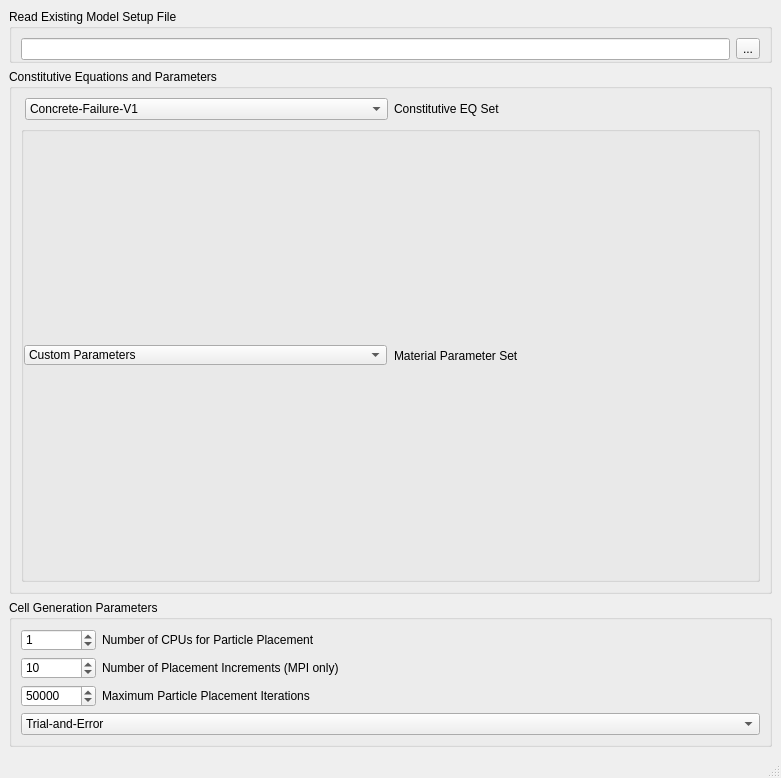
<?xml version="1.0" encoding="UTF-8"?>
<ui version="4.0">
 <class>MainWindow</class>
 <widget class="QMainWindow" name="MainWindow">
  <property name="geometry">
   <rect>
    <x>0</x>
    <y>0</y>
    <width>781</width>
    <height>778</height>
   </rect>
  </property>
  <property name="sizePolicy">
   <sizepolicy hsizetype="Preferred" vsizetype="Maximum">
    <horstretch>0</horstretch>
    <verstretch>0</verstretch>
   </sizepolicy>
  </property>
  <property name="windowIcon">
   <iconset>
    <normaloff>:/icons/PartDesignWorkbench.svg</normaloff>:/icons/PartDesignWorkbench.svg</iconset>
  </property>
  <property name="toolTipDuration">
   <number>0</number>
  </property>
  <property name="styleSheet">
   <string notr="true"/>
  </property>
  <property name="unifiedTitleAndToolBarOnMac">
   <bool>true</bool>
  </property>
  <widget class="QWidget" name="centralwidget">
   <property name="sizePolicy">
    <sizepolicy hsizetype="Expanding" vsizetype="Expanding">
     <horstretch>0</horstretch>
     <verstretch>0</verstretch>
    </sizepolicy>
   </property>
   <layout class="QGridLayout" name="gridLayout_3">
    <item row="0" column="0">
     <widget class="QGroupBox" name="gb_working_dir">
      <property name="enabled">
       <bool>true</bool>
      </property>
      <property name="styleSheet">
       <string notr="true">border-color: rgb(182, 182, 182);</string>
      </property>
      <property name="title">
       <string>Read Existing Model Setup File</string>
      </property>
      <layout class="QHBoxLayout" name="horizontalLayout_6">
       <property name="leftMargin">
        <number>9</number>
       </property>
       <property name="bottomMargin">
        <number>0</number>
       </property>
       <item>
        <widget class="QLineEdit" name="setupFile">
         <property name="enabled">
          <bool>true</bool>
         </property>
         <property name="readOnly">
          <bool>true</bool>
         </property>
        </widget>
       </item>
       <item>
        <widget class="QToolButton" name="readFileButton">
         <property name="enabled">
          <bool>true</bool>
         </property>
         <property name="text">
          <string notr="true">...</string>
         </property>
        </widget>
       </item>
      </layout>
     </widget>
    </item>
    <item row="1" column="0">
     <widget class="QGroupBox" name="gb_analysis_type">
      <property name="enabled">
       <bool>true</bool>
      </property>
      <property name="autoFillBackground">
       <bool>false</bool>
      </property>
      <property name="styleSheet">
       <string notr="true">border-color: rgb(182, 182, 182);</string>
      </property>
      <property name="title">
       <string>Constitutive Equations and Parameters</string>
      </property>
      <layout class="QGridLayout" name="gridLayout_4">
       <property name="verticalSpacing">
        <number>6</number>
       </property>
       <item row="0" column="0">
        <layout class="QHBoxLayout" name="horizontalLayout_5">
         <property name="leftMargin">
          <number>4</number>
         </property>
         <property name="rightMargin">
          <number>4</number>
         </property>
         <item>
          <widget class="QComboBox" name="constEQ">
           <property name="enabled">
            <bool>true</bool>
           </property>
           <property name="sizePolicy">
            <sizepolicy hsizetype="Minimum" vsizetype="Preferred">
             <horstretch>0</horstretch>
             <verstretch>0</verstretch>
            </sizepolicy>
           </property>
           <property name="minimumSize">
            <size>
             <width>173</width>
             <height>0</height>
            </size>
           </property>
           <property name="currentIndex">
            <number>0</number>
           </property>
           <property name="maxVisibleItems">
            <number>16</number>
           </property>
           <property name="frame">
            <bool>true</bool>
           </property>
           <item>
            <property name="text">
             <string notr="true">Concrete-Failure-V1</string>
            </property>
           </item>
           <item>
            <property name="text">
             <string>Concrete-Failure-V2</string>
            </property>
           </item>
           <item>
            <property name="text">
             <string>Concrete-Failure-V3</string>
            </property>
           </item>
           <item>
            <property name="text">
             <string>Concrete-Failure-V4</string>
            </property>
           </item>
           <item>
            <property name="text">
             <string>FRC-Failure-V1</string>
            </property>
           </item>
           <item>
            <property name="text">
             <string>Sandstone-Failure-V1</string>
            </property>
           </item>
           <item>
            <property name="text">
             <string>Shale-Failure-V1</string>
            </property>
           </item>
           <item>
            <property name="text">
             <string>Wood-Failure-V1</string>
            </property>
           </item>
          </widget>
         </item>
         <item>
          <widget class="QLabel" name="label">
           <property name="enabled">
            <bool>true</bool>
           </property>
           <property name="text">
            <string>Constitutive EQ Set</string>
           </property>
          </widget>
         </item>
        </layout>
       </item>
       <item row="1" column="0">
        <widget class="QGroupBox" name="groupBox_2">
         <property name="enabled">
          <bool>true</bool>
         </property>
         <property name="sizePolicy">
          <sizepolicy hsizetype="Preferred" vsizetype="Minimum">
           <horstretch>0</horstretch>
           <verstretch>0</verstretch>
          </sizepolicy>
         </property>
         <property name="styleSheet">
          <string notr="true">border-color: rgba(182, 182, 182, 0);</string>
         </property>
         <property name="title">
          <string/>
         </property>
         <property name="flat">
          <bool>true</bool>
         </property>
         <layout class="QGridLayout" name="_2">
          <property name="sizeConstraint">
           <enum>QLayout::SetDefaultConstraint</enum>
          </property>
          <property name="leftMargin">
           <number>0</number>
          </property>
          <property name="topMargin">
           <number>0</number>
          </property>
          <property name="rightMargin">
           <number>0</number>
          </property>
          <property name="bottomMargin">
           <number>0</number>
          </property>
          <property name="spacing">
           <number>0</number>
          </property>
          <item row="1" column="0">
           <widget class="QStackedWidget" name="widgetStack2">
            <property name="styleSheet">
             <string notr="true">border-color: rgba(182, 182, 182, 0);</string>
            </property>
            <property name="frameShadow">
             <enum>QFrame::Plain</enum>
            </property>
            <property name="lineWidth">
             <number>0</number>
            </property>
            <property name="currentIndex">
             <number>0</number>
            </property>
            <widget class="QWidget" name="Page1_box">
             <property name="enabled">
              <bool>true</bool>
             </property>
             <layout class="QGridLayout" name="gridLayout">
              <property name="leftMargin">
               <number>0</number>
              </property>
              <property name="topMargin">
               <number>0</number>
              </property>
              <property name="rightMargin">
               <number>0</number>
              </property>
              <property name="bottomMargin">
               <number>0</number>
              </property>
              <property name="horizontalSpacing">
               <number>6</number>
              </property>
              <property name="verticalSpacing">
               <number>0</number>
              </property>
              <item row="0" column="0">
               <layout class="QHBoxLayout" name="horizontalLayout_7">
                <property name="spacing">
                 <number>7</number>
                </property>
                <property name="leftMargin">
                 <number>0</number>
                </property>
                <property name="rightMargin">
                 <number>0</number>
                </property>
                <item>
                 <widget class="QComboBox" name="matParaSet4EQ1">
                  <property name="enabled">
                   <bool>true</bool>
                  </property>
                  <property name="sizePolicy">
                   <sizepolicy hsizetype="Minimum" vsizetype="Preferred">
                    <horstretch>0</horstretch>
                    <verstretch>0</verstretch>
                   </sizepolicy>
                  </property>
                  <property name="minimumSize">
                   <size>
                    <width>173</width>
                    <height>20</height>
                   </size>
                  </property>
                  <property name="maximumSize">
                   <size>
                    <width>16777215</width>
                    <height>20</height>
                   </size>
                  </property>
                  <property name="maxVisibleItems">
                   <number>16</number>
                  </property>
                  <property name="frame">
                   <bool>true</bool>
                  </property>
                  <item>
                   <property name="text">
                    <string>Custom Parameters</string>
                   </property>
                  </item>
                  <item>
                   <property name="text">
                    <string>Cusatis et al. 2011 Section 3</string>
                   </property>
                  </item>
                  <item>
                   <property name="text">
                    <string>Cusatis et al. 2011 Section 4</string>
                   </property>
                  </item>
                  <item>
                   <property name="text">
                    <string>Cusatis et al. 2011 Section 5.1</string>
                   </property>
                  </item>
                 </widget>
                </item>
                <item>
                 <widget class="QLabel" name="label_5">
                  <property name="enabled">
                   <bool>true</bool>
                  </property>
                  <property name="text">
                   <string>Material Parameter Set</string>
                  </property>
                 </widget>
                </item>
               </layout>
              </item>
             </layout>
            </widget>
            <widget class="QWidget" name="page">
             <layout class="QGridLayout" name="gridLayout_5">
              <property name="leftMargin">
               <number>0</number>
              </property>
              <property name="topMargin">
               <number>0</number>
              </property>
              <property name="rightMargin">
               <number>0</number>
              </property>
              <property name="bottomMargin">
               <number>0</number>
              </property>
              <property name="verticalSpacing">
               <number>0</number>
              </property>
              <item row="0" column="0">
               <layout class="QHBoxLayout" name="horizontalLayout_8">
                <property name="spacing">
                 <number>7</number>
                </property>
                <property name="leftMargin">
                 <number>0</number>
                </property>
                <property name="rightMargin">
                 <number>0</number>
                </property>
                <item>
                 <widget class="QComboBox" name="matParaSet4EQ2">
                  <property name="enabled">
                   <bool>true</bool>
                  </property>
                  <property name="sizePolicy">
                   <sizepolicy hsizetype="Minimum" vsizetype="Preferred">
                    <horstretch>0</horstretch>
                    <verstretch>0</verstretch>
                   </sizepolicy>
                  </property>
                  <property name="minimumSize">
                   <size>
                    <width>173</width>
                    <height>20</height>
                   </size>
                  </property>
                  <property name="maximumSize">
                   <size>
                    <width>16777215</width>
                    <height>20</height>
                   </size>
                  </property>
                  <property name="maxVisibleItems">
                   <number>16</number>
                  </property>
                  <property name="frame">
                   <bool>true</bool>
                  </property>
                  <item>
                   <property name="text">
                    <string>Custom Parameters</string>
                   </property>
                  </item>
                  <item>
                   <property name="text">
                    <string>Cusatis et al. 2011 Section 3</string>
                   </property>
                  </item>
                  <item>
                   <property name="text">
                    <string>Cusatis et al. 2011 Section 4</string>
                   </property>
                  </item>
                  <item>
                   <property name="text">
                    <string>Cusatis et al. 2011 Section 5.1</string>
                   </property>
                  </item>
                 </widget>
                </item>
                <item>
                 <widget class="QLabel" name="label_6">
                  <property name="enabled">
                   <bool>true</bool>
                  </property>
                  <property name="text">
                   <string>Material Parameter Set</string>
                  </property>
                 </widget>
                </item>
               </layout>
              </item>
             </layout>
            </widget>
            <widget class="QWidget" name="page_2">
             <layout class="QGridLayout" name="gridLayout_6">
              <property name="leftMargin">
               <number>0</number>
              </property>
              <property name="topMargin">
               <number>0</number>
              </property>
              <property name="rightMargin">
               <number>0</number>
              </property>
              <property name="bottomMargin">
               <number>0</number>
              </property>
              <property name="verticalSpacing">
               <number>0</number>
              </property>
              <item row="0" column="0">
               <layout class="QHBoxLayout" name="horizontalLayout_9">
                <property name="spacing">
                 <number>7</number>
                </property>
                <property name="leftMargin">
                 <number>0</number>
                </property>
                <property name="rightMargin">
                 <number>0</number>
                </property>
                <item>
                 <widget class="QComboBox" name="matParaSet4EQ3">
                  <property name="enabled">
                   <bool>true</bool>
                  </property>
                  <property name="sizePolicy">
                   <sizepolicy hsizetype="Minimum" vsizetype="Preferred">
                    <horstretch>0</horstretch>
                    <verstretch>0</verstretch>
                   </sizepolicy>
                  </property>
                  <property name="minimumSize">
                   <size>
                    <width>173</width>
                    <height>20</height>
                   </size>
                  </property>
                  <property name="maximumSize">
                   <size>
                    <width>16777215</width>
                    <height>20</height>
                   </size>
                  </property>
                  <property name="maxVisibleItems">
                   <number>16</number>
                  </property>
                  <property name="frame">
                   <bool>true</bool>
                  </property>
                  <item>
                   <property name="text">
                    <string>Custom Parameters</string>
                   </property>
                  </item>
                  <item>
                   <property name="text">
                    <string>Cusatis et al. 2011 Section 3</string>
                   </property>
                  </item>
                  <item>
                   <property name="text">
                    <string>Cusatis et al. 2011 Section 4</string>
                   </property>
                  </item>
                  <item>
                   <property name="text">
                    <string>Cusatis et al. 2011 Section 5.1</string>
                   </property>
                  </item>
                 </widget>
                </item>
                <item>
                 <widget class="QLabel" name="label_7">
                  <property name="enabled">
                   <bool>true</bool>
                  </property>
                  <property name="text">
                   <string>Material Parameter Set</string>
                  </property>
                 </widget>
                </item>
               </layout>
              </item>
             </layout>
            </widget>
            <widget class="QWidget" name="page_3">
             <layout class="QGridLayout" name="gridLayout_7">
              <property name="leftMargin">
               <number>0</number>
              </property>
              <property name="topMargin">
               <number>0</number>
              </property>
              <property name="rightMargin">
               <number>0</number>
              </property>
              <property name="bottomMargin">
               <number>0</number>
              </property>
              <property name="verticalSpacing">
               <number>0</number>
              </property>
              <item row="0" column="0">
               <layout class="QHBoxLayout" name="horizontalLayout_10">
                <property name="spacing">
                 <number>7</number>
                </property>
                <property name="leftMargin">
                 <number>0</number>
                </property>
                <property name="rightMargin">
                 <number>0</number>
                </property>
                <item>
                 <widget class="QComboBox" name="matParaSet4EQ4">
                  <property name="enabled">
                   <bool>true</bool>
                  </property>
                  <property name="sizePolicy">
                   <sizepolicy hsizetype="Minimum" vsizetype="Preferred">
                    <horstretch>0</horstretch>
                    <verstretch>0</verstretch>
                   </sizepolicy>
                  </property>
                  <property name="minimumSize">
                   <size>
                    <width>173</width>
                    <height>20</height>
                   </size>
                  </property>
                  <property name="maximumSize">
                   <size>
                    <width>16777215</width>
                    <height>20</height>
                   </size>
                  </property>
                  <property name="maxVisibleItems">
                   <number>16</number>
                  </property>
                  <property name="frame">
                   <bool>true</bool>
                  </property>
                  <item>
                   <property name="text">
                    <string>Custom Parameters</string>
                   </property>
                  </item>
                  <item>
                   <property name="text">
                    <string>Cusatis et al. 2011 Section 3</string>
                   </property>
                  </item>
                  <item>
                   <property name="text">
                    <string>Cusatis et al. 2011 Section 4</string>
                   </property>
                  </item>
                  <item>
                   <property name="text">
                    <string>Cusatis et al. 2011 Section 5.1</string>
                   </property>
                  </item>
                 </widget>
                </item>
                <item>
                 <widget class="QLabel" name="label_8">
                  <property name="enabled">
                   <bool>true</bool>
                  </property>
                  <property name="text">
                   <string>Material Parameter Set</string>
                  </property>
                 </widget>
                </item>
               </layout>
              </item>
             </layout>
            </widget>
            <widget class="QWidget" name="page_4">
             <layout class="QGridLayout" name="gridLayout_8">
              <property name="leftMargin">
               <number>0</number>
              </property>
              <property name="topMargin">
               <number>0</number>
              </property>
              <property name="rightMargin">
               <number>0</number>
              </property>
              <property name="bottomMargin">
               <number>0</number>
              </property>
              <property name="horizontalSpacing">
               <number>6</number>
              </property>
              <property name="verticalSpacing">
               <number>0</number>
              </property>
              <item row="0" column="0">
               <layout class="QHBoxLayout" name="horizontalLayout_11">
                <property name="spacing">
                 <number>7</number>
                </property>
                <property name="leftMargin">
                 <number>0</number>
                </property>
                <property name="rightMargin">
                 <number>0</number>
                </property>
                <item>
                 <widget class="QComboBox" name="matParaSet4EQ5">
                  <property name="enabled">
                   <bool>true</bool>
                  </property>
                  <property name="sizePolicy">
                   <sizepolicy hsizetype="Minimum" vsizetype="Preferred">
                    <horstretch>0</horstretch>
                    <verstretch>0</verstretch>
                   </sizepolicy>
                  </property>
                  <property name="minimumSize">
                   <size>
                    <width>173</width>
                    <height>20</height>
                   </size>
                  </property>
                  <property name="maximumSize">
                   <size>
                    <width>16777215</width>
                    <height>20</height>
                   </size>
                  </property>
                  <property name="maxVisibleItems">
                   <number>16</number>
                  </property>
                  <property name="frame">
                   <bool>true</bool>
                  </property>
                  <item>
                   <property name="text">
                    <string>Custom Parameters</string>
                   </property>
                  </item>
                 </widget>
                </item>
                <item>
                 <widget class="QLabel" name="label_9">
                  <property name="enabled">
                   <bool>true</bool>
                  </property>
                  <property name="text">
                   <string>Material Parameter Set</string>
                  </property>
                 </widget>
                </item>
               </layout>
              </item>
             </layout>
            </widget>
            <widget class="QWidget" name="page_5">
             <layout class="QGridLayout" name="gridLayout_9">
              <property name="leftMargin">
               <number>0</number>
              </property>
              <property name="topMargin">
               <number>0</number>
              </property>
              <property name="rightMargin">
               <number>0</number>
              </property>
              <property name="bottomMargin">
               <number>0</number>
              </property>
              <property name="verticalSpacing">
               <number>0</number>
              </property>
              <item row="0" column="0">
               <layout class="QHBoxLayout" name="horizontalLayout_17">
                <property name="spacing">
                 <number>6</number>
                </property>
                <item>
                 <widget class="QComboBox" name="matParaSet4EQ6">
                  <property name="enabled">
                   <bool>true</bool>
                  </property>
                  <property name="sizePolicy">
                   <sizepolicy hsizetype="Minimum" vsizetype="Preferred">
                    <horstretch>0</horstretch>
                    <verstretch>0</verstretch>
                   </sizepolicy>
                  </property>
                  <property name="minimumSize">
                   <size>
                    <width>173</width>
                    <height>20</height>
                   </size>
                  </property>
                  <property name="maximumSize">
                   <size>
                    <width>16777215</width>
                    <height>20</height>
                   </size>
                  </property>
                  <property name="maxVisibleItems">
                   <number>16</number>
                  </property>
                  <property name="frame">
                   <bool>true</bool>
                  </property>
                  <item>
                   <property name="text">
                    <string>Custom Parameters</string>
                   </property>
                  </item>
                 </widget>
                </item>
                <item>
                 <widget class="QLabel" name="label_15">
                  <property name="enabled">
                   <bool>true</bool>
                  </property>
                  <property name="text">
                   <string>Material Parameter Set</string>
                  </property>
                 </widget>
                </item>
               </layout>
              </item>
             </layout>
            </widget>
            <widget class="QWidget" name="page_6">
             <layout class="QGridLayout" name="gridLayout_10">
              <property name="leftMargin">
               <number>0</number>
              </property>
              <property name="topMargin">
               <number>0</number>
              </property>
              <property name="rightMargin">
               <number>0</number>
              </property>
              <property name="bottomMargin">
               <number>0</number>
              </property>
              <property name="verticalSpacing">
               <number>0</number>
              </property>
              <item row="0" column="0">
               <layout class="QHBoxLayout" name="horizontalLayout_16">
                <property name="spacing">
                 <number>6</number>
                </property>
                <item>
                 <widget class="QComboBox" name="matParaSet4EQ7">
                  <property name="enabled">
                   <bool>true</bool>
                  </property>
                  <property name="sizePolicy">
                   <sizepolicy hsizetype="Minimum" vsizetype="Preferred">
                    <horstretch>0</horstretch>
                    <verstretch>0</verstretch>
                   </sizepolicy>
                  </property>
                  <property name="minimumSize">
                   <size>
                    <width>173</width>
                    <height>20</height>
                   </size>
                  </property>
                  <property name="maximumSize">
                   <size>
                    <width>16777215</width>
                    <height>20</height>
                   </size>
                  </property>
                  <property name="maxVisibleItems">
                   <number>16</number>
                  </property>
                  <property name="frame">
                   <bool>true</bool>
                  </property>
                  <item>
                   <property name="text">
                    <string>Custom Parameters</string>
                   </property>
                  </item>
                 </widget>
                </item>
                <item>
                 <widget class="QLabel" name="label_14">
                  <property name="enabled">
                   <bool>true</bool>
                  </property>
                  <property name="text">
                   <string>Material Parameter Set</string>
                  </property>
                 </widget>
                </item>
               </layout>
              </item>
             </layout>
            </widget>
            <widget class="QWidget" name="page_7">
             <layout class="QGridLayout" name="gridLayout_11">
              <property name="leftMargin">
               <number>0</number>
              </property>
              <property name="topMargin">
               <number>0</number>
              </property>
              <property name="rightMargin">
               <number>0</number>
              </property>
              <property name="bottomMargin">
               <number>0</number>
              </property>
              <property name="verticalSpacing">
               <number>0</number>
              </property>
              <item row="0" column="0">
               <layout class="QHBoxLayout" name="horizontalLayout_15">
                <property name="spacing">
                 <number>6</number>
                </property>
                <item>
                 <widget class="QComboBox" name="matParaSet4EQ8">
                  <property name="enabled">
                   <bool>true</bool>
                  </property>
                  <property name="sizePolicy">
                   <sizepolicy hsizetype="Minimum" vsizetype="Preferred">
                    <horstretch>0</horstretch>
                    <verstretch>0</verstretch>
                   </sizepolicy>
                  </property>
                  <property name="minimumSize">
                   <size>
                    <width>173</width>
                    <height>20</height>
                   </size>
                  </property>
                  <property name="maximumSize">
                   <size>
                    <width>16777215</width>
                    <height>20</height>
                   </size>
                  </property>
                  <property name="maxVisibleItems">
                   <number>16</number>
                  </property>
                  <property name="frame">
                   <bool>true</bool>
                  </property>
                  <item>
                   <property name="text">
                    <string>Custom Parameters</string>
                   </property>
                  </item>
                 </widget>
                </item>
                <item>
                 <widget class="QLabel" name="label_13">
                  <property name="enabled">
                   <bool>true</bool>
                  </property>
                  <property name="text">
                   <string>Material Parameter Set</string>
                  </property>
                 </widget>
                </item>
               </layout>
              </item>
             </layout>
            </widget>
           </widget>
          </item>
         </layout>
        </widget>
       </item>
      </layout>
     </widget>
    </item>
    <item row="2" column="0">
     <widget class="QGroupBox" name="gb_analysis_type_2">
      <property name="enabled">
       <bool>true</bool>
      </property>
      <property name="styleSheet">
       <string notr="true">border-color: rgb(182, 182, 182);</string>
      </property>
      <property name="title">
       <string>Cell Generation Parameters</string>
      </property>
      <layout class="QGridLayout" name="gridLayout_2">
       <item row="0" column="0">
        <layout class="QHBoxLayout" name="horizontalLayout_2">
         <item>
          <widget class="QSpinBox" name="numCPUbox">
           <property name="enabled">
            <bool>true</bool>
           </property>
           <property name="sizePolicy">
            <sizepolicy hsizetype="Fixed" vsizetype="Fixed">
             <horstretch>0</horstretch>
             <verstretch>0</verstretch>
            </sizepolicy>
           </property>
           <property name="minimumSize">
            <size>
             <width>75</width>
             <height>0</height>
            </size>
           </property>
           <property name="maximumSize">
            <size>
             <width>75</width>
             <height>16777215</height>
            </size>
           </property>
           <property name="maximum">
            <number>999999999</number>
           </property>
           <property name="value">
            <number>1</number>
           </property>
          </widget>
         </item>
         <item>
          <widget class="QLabel" name="label_2">
           <property name="enabled">
            <bool>true</bool>
           </property>
           <property name="text">
            <string>Number of CPUs for Particle Placement</string>
           </property>
          </widget>
         </item>
        </layout>
       </item>
       <item row="1" column="0">
        <layout class="QHBoxLayout" name="horizontalLayout_3">
         <item>
          <widget class="QSpinBox" name="numPIncBox">
           <property name="enabled">
            <bool>true</bool>
           </property>
           <property name="sizePolicy">
            <sizepolicy hsizetype="Fixed" vsizetype="Fixed">
             <horstretch>0</horstretch>
             <verstretch>0</verstretch>
            </sizepolicy>
           </property>
           <property name="minimumSize">
            <size>
             <width>75</width>
             <height>0</height>
            </size>
           </property>
           <property name="maximumSize">
            <size>
             <width>75</width>
             <height>16777215</height>
            </size>
           </property>
           <property name="maximum">
            <number>999999999</number>
           </property>
           <property name="value">
            <number>10</number>
           </property>
          </widget>
         </item>
         <item>
          <widget class="QLabel" name="label_3">
           <property name="enabled">
            <bool>true</bool>
           </property>
           <property name="text">
            <string>Number of Placement Increments (MPI only)</string>
           </property>
          </widget>
         </item>
        </layout>
       </item>
       <item row="2" column="0">
        <layout class="QHBoxLayout" name="horizontalLayout_4">
         <item>
          <widget class="QSpinBox" name="numIncBox">
           <property name="enabled">
            <bool>true</bool>
           </property>
           <property name="sizePolicy">
            <sizepolicy hsizetype="Fixed" vsizetype="Fixed">
             <horstretch>0</horstretch>
             <verstretch>0</verstretch>
            </sizepolicy>
           </property>
           <property name="minimumSize">
            <size>
             <width>75</width>
             <height>0</height>
            </size>
           </property>
           <property name="maximumSize">
            <size>
             <width>75</width>
             <height>16777215</height>
            </size>
           </property>
           <property name="maximum">
            <number>999999999</number>
           </property>
           <property name="value">
            <number>50000</number>
           </property>
          </widget>
         </item>
         <item>
          <widget class="QLabel" name="label_4">
           <property name="enabled">
            <bool>true</bool>
           </property>
           <property name="text">
            <string>Maximum Particle Placement Iterations</string>
           </property>
          </widget>
         </item>
        </layout>
       </item>
       <item row="3" column="0">
        <layout class="QHBoxLayout" name="horizontalLayout">
         <item>
          <widget class="QComboBox" name="placementAlg">
           <property name="enabled">
            <bool>true</bool>
           </property>
           <property name="minimumSize">
            <size>
             <width>150</width>
             <height>0</height>
            </size>
           </property>
           <item>
            <property name="text">
             <string>Trial-and-Error</string>
            </property>
           </item>
          </widget>
         </item>
        </layout>
       </item>
      </layout>
     </widget>
    </item>
   </layout>
  </widget>
  <widget class="QMenuBar" name="menubar">
   <property name="geometry">
    <rect>
     <x>0</x>
     <y>0</y>
     <width>781</width>
     <height>21</height>
    </rect>
   </property>
  </widget>
  <widget class="QStatusBar" name="statusbar"/>
 </widget>
 <resources/>
 <connections>
  <connection>
   <sender>constEQ</sender>
   <signal>activated(int)</signal>
   <receiver>widgetStack2</receiver>
   <slot>setCurrentIndex(int)</slot>
   <hints>
    <hint type="sourcelabel">
     <x>205</x>
     <y>113</y>
    </hint>
    <hint type="destinationlabel">
     <x>390</x>
     <y>365</y>
    </hint>
   </hints>
  </connection>
 </connections>
</ui>
